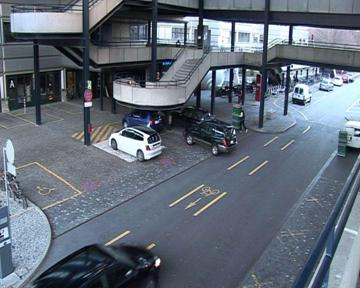
#> input picture Yolov8_Multi-view-main/data_train-test/test/images/00000008_c4.jpg, 360 x 288 px, given in place of Cam1.mp4, which was not available
$ python check_synchronized.py
#> lines starting #> are read from the running program, lines starting #| are printed output that depends on the picture
import cv2
import numpy as np

def motion_curve(video):
#> called with video = 'data/raw/testing_videos/Cam1.mp4'
    cap = cv2.VideoCapture(video)
    prev = None
    curve = []

    while True:
        ret, frame = cap.read()
#> frame is the input picture: shape (288, 360, 3); mean B, G, R 120, 107.4, 97.7
        if not ret:
            break

        gray = cv2.cvtColor(frame, cv2.COLOR_BGR2GRAY)
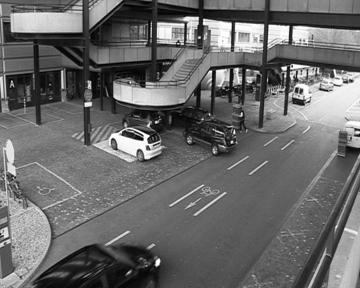
#> gray: shape (288, 360); min 0, max 255, mean 105.9
        if prev is None:
            prev = gray
            continue

        diff = cv2.absdiff(prev, gray)
        motion = np.sum(diff)
        curve.append(motion)

        prev = gray

    cap.release()
    return np.array(curve)

curve1 = motion_curve("data/raw/testing_videos/Cam1.mp4")
curve2 = motion_curve("data/raw/testing_videos/Cam2.mp4")

# Find best alignment using cross-correlation
offset = np.argmax(np.correlate(curve1, curve2, mode="full")) - len(curve2)
print("Estimated time offset (in frames):", offset)

$ run again, on Yolov8_Multi-view-main/data_train-test/test/images/00000012_c1.jpg
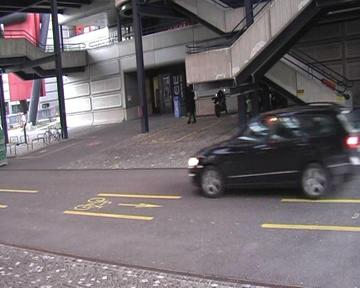
#> input picture Yolov8_Multi-view-main/data_train-test/test/images/00000012_c1.jpg, 360 x 288 px, given in place of Cam1.mp4, which was not available
#> in motion_curve, frame is the input picture: shape (288, 360, 3); mean B, G, R 110.4, 106, 113.5
#> in motion_curve, `gray = cv2.cvtColor(frame, cv2.COLOR_BGR2GRAY)`:
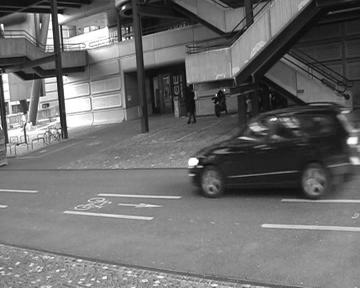
#> gray: shape (288, 360); min 0, max 255, mean 108.8

$ run again, on Yolov8_Multi-view-main/data_train-test/test/images/00000027_c5.jpg
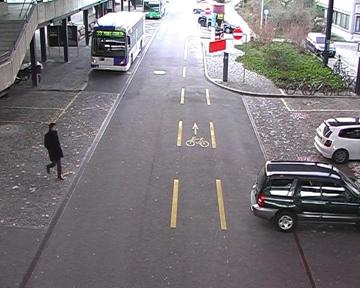
#> input picture Yolov8_Multi-view-main/data_train-test/test/images/00000027_c5.jpg, 360 x 288 px, given in place of Cam1.mp4, which was not available
#> in motion_curve, frame is the input picture: shape (288, 360, 3); mean B, G, R 123.5, 119.8, 123.6
#> in motion_curve, `gray = cv2.cvtColor(frame, cv2.COLOR_BGR2GRAY)`:
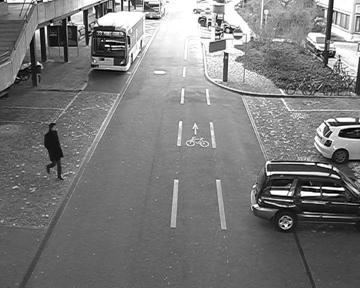
#> gray: shape (288, 360); min 0, max 255, mean 121.3
